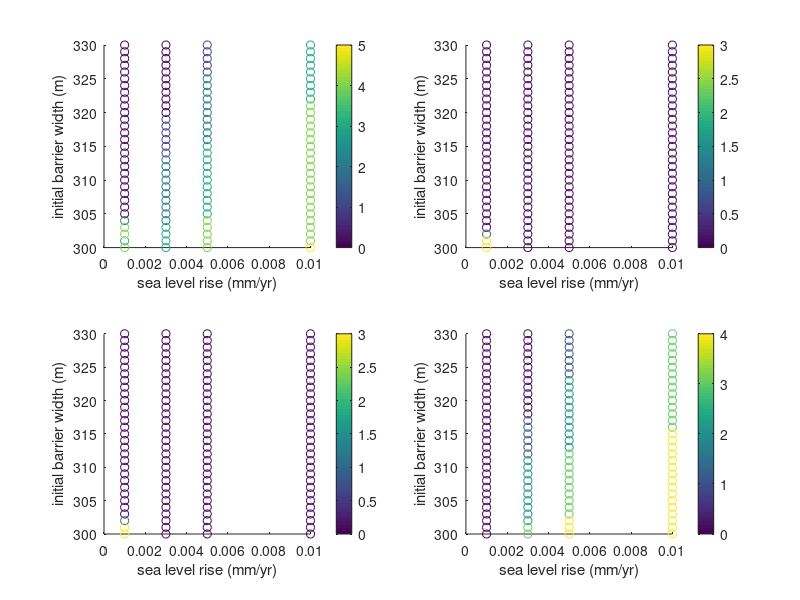

Recreate this plot in MATLAB.

load('sla1_W_300_330')
load('sla2_W_300_330')
load('sla3_W_300_330')
load('sla4_W_300_330')
% load('sla5_W_300_330')

w = transpose(330:-1:300);
slr = [0.001*ones(1,length(w)); 0.003*ones(1,length(w)); 0.005*ones(1,length(w));0.01*ones(1,length(w))];
n1 = [n1_w_sl1;n1_w_sl2;n1_w_sl3;n1_w_sl4];

subplot(2,2,1)
for i = 1:4
hold on
scatter3(slr(i,:),w,n1(i,:),[],n1(i,:))
end
shading interp
colorbar
xlabel('sea level rise (mm/yr)')
ylabel('initial barrier width (m)')

w = transpose(330:-1:300);
slr = [0.001*ones(1,length(w)); 0.003*ones(1,length(w)); 0.005*ones(1,length(w));0.01*ones(1,length(w))];
n2 = [n2_w_sl1;n2_w_sl2;n2_w_sl3;n2_w_sl4];

subplot(2,2,2)
for i = 1:4
hold on
scatter3(slr(i,:),w,n2(i,:),[],n2(i,:))
end
shading interp
colorbar
xlabel('sea level rise (mm/yr)')
ylabel('initial barrier width (m)')

w = transpose(330:-1:300);
slr = [0.001*ones(1,length(w)); 0.003*ones(1,length(w)); 0.005*ones(1,length(w));0.01*ones(1,length(w))];
n2 = [n2_w_sl1;n2_w_sl2;n2_w_sl3;n2_w_sl4];

subplot(2,2,3)
for i = 1:4
hold on
scatter3(slr(i,:),w,n2(i,:),[],n2(i,:))
end
shading interp
colorbar
xlabel('sea level rise (mm/yr)')
ylabel('initial barrier width (m)')

w = transpose(330:-1:300);
slr = [0.001*ones(1,length(w)); 0.003*ones(1,length(w)); 0.005*ones(1,length(w));0.01*ones(1,length(w))];
mr2 = [mr2_1_sl1;mr2_1_sl2;mr2_1_sl3;mr2_1_sl4];

subplot(2,2,4)
for i = 1:4
hold on
scatter3(slr(i,:),w,mr2(i,:),[],mr2(i,:))
end
shading interp
colorbar
xlabel('sea level rise (mm/yr)')
ylabel('initial barrier width (m)')


